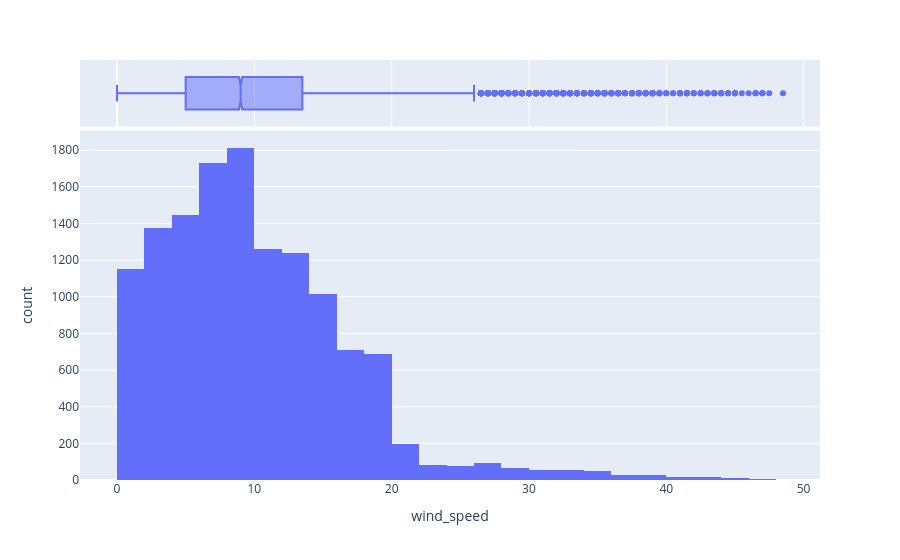

The cell this chart's notebook holds for it:
### Markdown cell above
Este histograma nos muestra un patrón de registros de humedad acumulativo hacia el centro del rango, 
teniendo la mayor cantidad de registros entre 55% y 94%. El gráfico revela registros mayores a 100%, lo que puede indicar una contaminación o errores en la data.

### Code cell
fig = px.histogram(df, x="wind_speed", nbins=40, marginal="box")
fig.show()

### Figure 1 — Plotly figure (JSON) as saved in the notebook; plotly's stock layout.template omitted (floating-point values rounded to 4 significant figures; data arrays with more than 128 entries replaced by an {"elided": "..."} marker saying what was removed)
{"data": [{"bingroup": "x", "hovertemplate": "wind_speed=%{x}<br>count=%{y}<extra></extra>", "legendgroup": "", "marker": {"color": "#636efa", "pattern": {"shape": ""}}, "name": "", "nbinsx": 40, "orientation": "v", "showlegend": false, "type": "histogram", "x": {"elided": "13200 float values"}, "xaxis": "x", "yaxis": "y"}, {"hovertemplate": "wind_speed=%{x}<extra></extra>", "legendgroup": "", "marker": {"color": "#636efa"}, "name": "", "notched": true, "showlegend": false, "type": "box", "x": {"elided": "13200 float values"}, "xaxis": "x2", "yaxis": "y2"}], "layout": {"barmode": "relative", "legend": {"tracegroupgap": 0}, "margin": {"t": 60}, "xaxis": {"anchor": "y", "domain": [0, 1], "title": {"text": "wind_speed"}}, "xaxis2": {"anchor": "y2", "domain": [0, 1], "matches": "x", "showgrid": true, "showticklabels": false}, "yaxis": {"anchor": "x", "domain": [0, 0.8316], "title": {"text": "count"}}, "yaxis2": {"anchor": "x2", "domain": [0.8416, 1], "matches": "y2", "showgrid": false, "showline": false, "showticklabels": false, "ticks": ""}}}
